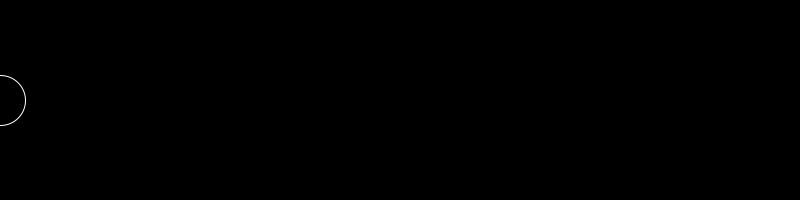
Frame 1 (no input)
Frame 60 (the mouse pressed at the canvas centre just before this capture): identical to frame 1, image omitted
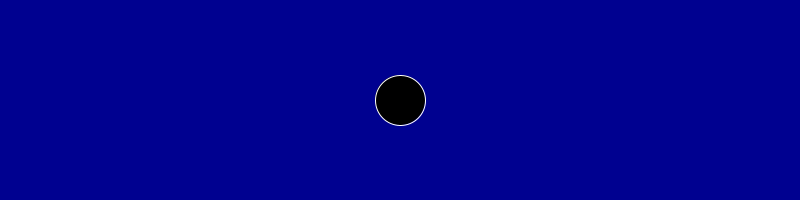
Frame 120 (the mouse held since frame 60 and released just before this capture)

The Processing sketch that drew these frames (run headless with seeded random() and noise(); from frame 60 on, the mouse is pressed at the canvas centre):

// Processing sketch: sketch_5
// ── sketch_5.pde
// set the background color using a mapped value of mouseX -
// when the mouse is at the left, the background color should be black.
// when the mouse is at the right, the background color should be white.
// map the x position of the ellipse to be at the left when the mouse is at
// the right, and the right when the mouse is at the left.

void setup() {
  size(800, 200);
  stroke(255);
  fill(0);
}

void draw() {
  background(mouseX);
  ellipse(mouseX, height/2, 50, 50);
}
